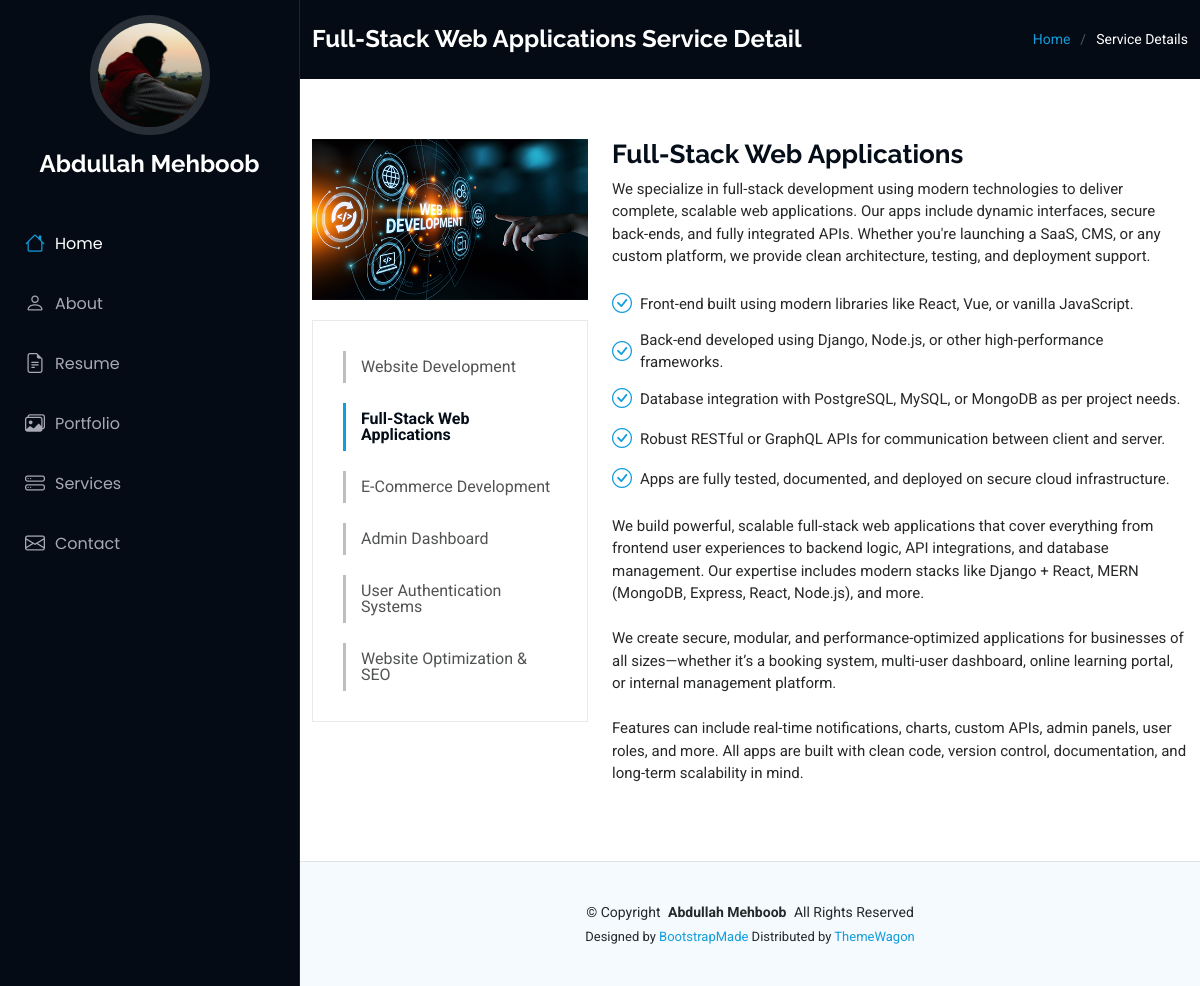
The page /service-details/full-stack-web-applications on the database its author committed.
### frontend/models.py (models this page shows, shortened)
class Profile(models.Model):
    profile_name = models.CharField(max_length=50)
    profile_img_header = models.ImageField(upload_to='profile_image')
    profile_skills = models.TextField(help_text="Comma-separated values, e.g. Full Stack Web Developer, Python, Django")
    class Meta:
        verbose_name = "01 - Site Profile"
        verbose_name_plural = "01 - Site Profile"

class PortfolioServices(models.Model):
    service_name = models.CharField(max_length=100, unique=True)
    service_icon = models.ImageField(upload_to='service_icons/')
    service_short_detail = models.TextField(help_text="Short paragraph for service card")
    Service_long_detail = models.TextField(help_text='long para graph for service detail page')
    service_image = models.ImageField(upload_to='service_images/',  help_text='image for detail Page')
    service_extra_detailed = models.TextField(help_text='Extra detailed description for service detail page under descriotion')
    service_slug = models.CharField(max_length=1000, null=True, blank=True)
    class Meta:
        verbose_name = "10-1 - Services Section"
        verbose_name_plural = "10-1 - Services Section"

class PortfolioServicesDetailDescrition(models.Model):
    service_name = models.ForeignKey(PortfolioServices, on_delete=models.CASCADE)
    service_description = models.TextField(help_text='Description for service detail add ass many as needed')
    class Meta:
        verbose_name = "10-2 - Services Section Detail Descrition"
        verbose_name_plural = "10-2 - Services Section Detail Description"

### frontend/views.py (the view)
# urls.py: path('service-details/<str:service_slug_url>', views.service_detail_page, name='service-details'),
def service_detail_page(request, service_slug_url):
    social_links = SocialLinks.objects.all()
    profile = Profile.objects.all()
    service = get_object_or_404(PortfolioServices, service_slug=service_slug_url)
    port_services = PortfolioServices.objects.all()
    port_ser_detail_des = PortfolioServicesDetailDescrition.objects.filter(service_name = service)
    context = {
        'social_links': social_links,
        'profile': profile,
        'service': service,
        'port_services': port_services,
        'port_ser_detail_des': port_ser_detail_des
    }
    return render(request, 'pages/service-details.html', context)

### templates/pages/service-details.html (shortened to what this page needs)
{% extends "base.html" %}
{% load static %}
{% block content %}
<main class="main">
    <div class="page-title dark-background">
        <div class="container d-lg-flex justify-content-between align-items-center">
            <h1 class="mb-2 mb-lg-0">{{ service.service_name }} Service Detail</h1>
            <nav class="breadcrumbs">
                <ol>
                    <li><a href="/">Home</a></li>
                    <li class="current">Service Details</li>
                </ol>
            </nav>
        </div>
    </div>
    <section id="service-details" class="service-details section">
        <div class="container">
            <div class="row gy-4">
                <div class="col-lg-4" data-aos="fade-up" data-aos-delay="100">
                    <img src="{{ service.service_image.url }}" alt="" class="img-fluid services-img" />
                    <div class="services-list">
                        {% for i in port_services %}
                        <a href="{% url 'service-details' i.service_slug %}" class="{% if i.service_slug == service.service_slug %}active{% endif %}">{{ i.service_name }}</a>
                        {% endfor %}
                    </div>
                </div>
                <div class="col-lg-8" data-aos="fade-up" data-aos-delay="200">
                    <h3>{{ service.service_name }}</h3>
                    <p>{{ service.Service_long_detail}}</p>
                    <ul>
                        {% for i in port_ser_detail_des %}
                        <li>
                            <i class="bi bi-check-circle"></i>
                            <span>{{ i.service_description }}</span>
                        </li>
                        {% endfor %}
                    </ul>
                    <p>{{ service.service_extra_detailed|safe }}</p>
                </div>
            </div>
        </div>
    </section>
</main>
{% endblock %}

### templates/includes/header.html (shortened to what this page needs)
{% load static %}
<header id="header" class="header dark-background d-flex flex-column">
  <div class="profile-img">
    {% for img in profile %}
    <img
      src="{{ img.profile_img_header.url }}"
      alt=""
      class="img-fluid rounded-circle"
    />
    {% endfor %}
  </div>
  <a href="/" class="logo d-flex align-items-center justify-content-center">
    {% for name in profile %}
    <h1 class="sitename">{{ name.profile_name }}</h1>
    {% endfor %}
  </a>
  <nav id="navmenu" class="navmenu">
    <ul>
      <li><a href="{% url 'home' %}#hero" class="active"><i class="bi bi-house navicon"></i> Home</a></li>
      <li><a href="{% url 'home' %}#about"><i class="bi bi-person navicon"></i> About</a></li>
      <li><a href="{% url 'home' %}#resume"><i class="bi bi-file-earmark-text navicon"></i> Resume</a></li>
      <li><a href="{% url 'home' %}#portfolio"><i class="bi bi-images navicon"></i> Portfolio</a></li>
      <li><a href="{% url 'home' %}#services"><i class="bi bi-hdd-stack navicon"></i> Services</a></li>
      <li><a href="{% url 'home' %}#contact"><i class="bi bi-envelope navicon"></i> Contact</a></li>
    </ul>
  </nav>
</header>

### static/css/main.css (style rules this page uses)
:root { --default-font: "Roboto", system-ui, -apple-system, "Segoe UI", Roboto, "Helvetica Neue", Arial, "Noto Sans", "Liberation Sans", sans-serif, "Apple Color Emoji", "Segoe UI Emoji", "Segoe UI Symbol", "Noto Color Emoji"; --heading-font: "Raleway", sans-serif; --nav-font: "Poppins", sans-serif; }
:root { --background-color: #ffffff; --default-color: #272829; --heading-color: #050d18; --accent-color: #149ddd; --surface-color: #ffffff; --contrast-color: #ffffff; }
:root { --nav-color: #a8a9b4; --nav-hover-color: #ffffff; --nav-mobile-background-color: #040b14; --nav-dropdown-background-color: #040b14; --nav-dropdown-color: #a8a9b4; --nav-dropdown-hover-color: #ffffff; }
.dark-background { --background-color: #040b14; --default-color: #ffffff; --heading-color: #ffffff; --surface-color: #151f2b; --contrast-color: #ffffff; }
:root { scroll-behavior: smooth; }
body { color: var(--default-color); background-color: var(--background-color); font-family: var(--default-font); }
a { color: var(--accent-color); text-decoration: none; transition: 0.3s; }
h1, h2, h3, h4, h5, h6 { color: var(--heading-color); font-family: var(--heading-font); }
.header { color: var(--default-color); background-color: var(--background-color); position: fixed; top: 0; left: 0; bottom: 0; padding: 0 15px; width: 300px; transition: all ease-in-out 0.3s; overflow-y: auto; z-index: 997; border-right: 1px solid color-mix(in srgb, var(--default-color), transparent 90%); }
.header .profile-img img { margin: 15px auto; display: block; width: 120px; border: 8px solid color-mix(in srgb, var(--default-color), transparent 85%); }
.header .logo { line-height: 1; margin-bottom: 15px; }
.header .logo h1 { font-size: 24px; margin: 0; font-weight: 700; color: var(--heading-color); }
@media (min-width: 1200px) { .header~main, .header~#footer { margin-left: 300px; } }
.navmenu { padding: 0; z-index: 9997; }
.navmenu ul { list-style: none; padding: 0 0 20px 0; margin: 0; }
.navmenu a, .navmenu a:focus { color: var(--nav-color); padding: 15px 10px; font-family: var(--nav-font); font-size: 16px; font-weight: 400; display: flex; align-items: center; white-space: nowrap; transition: 0.3s; width: 100%; }
.navmenu a .navicon, .navmenu a:focus .navicon { font-size: 20px; margin-right: 10px; }
.navmenu a:hover, .navmenu .active, .navmenu .active:focus { color: var(--nav-hover-color); }
.navmenu a:hover .navicon, .navmenu .active .navicon, .navmenu .active:focus .navicon { color: var(--accent-color); }
.page-title { color: var(--default-color); background-color: var(--background-color); padding: 25px 0; position: relative; }
.page-title h1 { font-size: 24px; font-weight: 700; }
.page-title .breadcrumbs ol { display: flex; flex-wrap: wrap; list-style: none; padding: 0; margin: 0; font-size: 14px; font-weight: 400; }
.page-title .breadcrumbs ol li+li { padding-left: 10px; }
.page-title .breadcrumbs ol li+li::before { content: "/"; display: inline-block; padding-right: 10px; color: color-mix(in srgb, var(--default-color), transparent 70%); }
section, .section { color: var(--default-color); background-color: var(--background-color); padding: 60px 0; overflow: clip; }
.service-details .services-list { padding: 10px 30px; border: 1px solid color-mix(in srgb, var(--default-color), transparent 90%); margin-bottom: 20px; }
.service-details .services-list a { display: block; line-height: 1; padding: 8px 0 8px 15px; border-left: 3px solid color-mix(in srgb, var(--default-color), transparent 70%); margin: 20px 0; color: color-mix(in srgb, var(--default-color), transparent 20%); transition: 0.3s; }
.service-details .services-list a.active { color: var(--heading-color); font-weight: 700; border-color: var(--accent-color); }
.service-details .services-img { margin-bottom: 20px; }
.service-details h3 { font-size: 26px; font-weight: 700; }
.service-details p { font-size: 15px; }
.service-details ul { list-style: none; padding: 0; font-size: 15px; }
.service-details ul li { padding: 5px 0; display: flex; align-items: center; }
.service-details ul i { font-size: 20px; margin-right: 8px; color: var(--accent-color); }

### rows shown on the page
Profile: profile_img_header (picture), profile_name "Abdullah Mehboob"
PortfolioServices: service_name "Full-Stack Web Applications", service_image (picture), Service_long_detail "We specialize in full-stack development using modern technologies to deliver complete, scalable web applications. Our apps include dynamic interfaces, secure back-ends, and fully integrated APIs. Whether you're launching a SaaS, CMS, or any custom platform, we provide clean architecture, testing, and deployment support.", service_extra_detailed "We build powerful, scalable full-stack web applications that cover everything from frontend user experiences to backend logic, API integrations, and database management. Our expertise includes modern stacks like Django + React, MERN (MongoDB, Express, React, Node.js), and more. We create secure, modular, and performance-optimized applications for businesses of all sizes—whether it’s a booking system, multi-user dashboard, online learning portal, or internal management platform. Features can include real-time notifications, charts, custom APIs, admin panels, user roles, and more. All apps are built with clean code, version control, documentation, and long-term scalability in mind."
PortfolioServices: service_name "Website Development"
PortfolioServices: service_name "E-Commerce Development"
PortfolioServices: service_name "Admin Dashboard"
PortfolioServices: service_name "User Authentication Systems"
PortfolioServices: service_name "Website Optimization & SEO"
PortfolioServicesDetailDescrition: service_description "Front-end built using modern libraries like React, Vue, or vanilla JavaScript."
PortfolioServicesDetailDescrition: service_description "Back-end developed using Django, Node.js, or other high-performance frameworks."
PortfolioServicesDetailDescrition: service_description "Database integration with PostgreSQL, MySQL, or MongoDB as per project needs."
PortfolioServicesDetailDescrition: service_description "Robust RESTful or GraphQL APIs for communication between client and server."
PortfolioServicesDetailDescrition: service_description "Apps are fully tested, documented, and deployed on secure cloud infrastructure."
